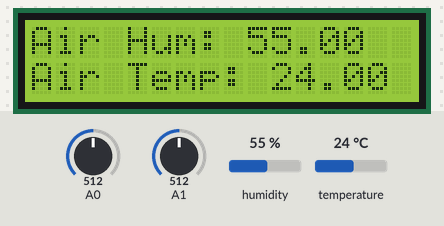
Bench run of a sketch on a simulated Arduino Uno, built with avr-gcc and run on an emulated ATmega328P. Shown: 16×2 character LCD. Inputs (shaded band) come from the test bench; at power-on: humidity 55 %, A0 = 512, A1 = 512, temperature 24 °C.

Above: at 1.2 s.
1.3 s: humidity set to 22 %
At 11.0 s:
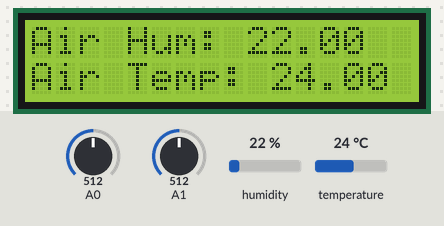
15.3 s: A0 set to 716
At 26.3 s:
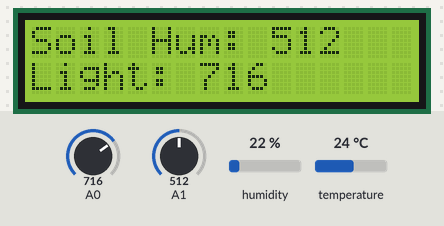
26.6 s: A1 set to 716
At 36.5 s:
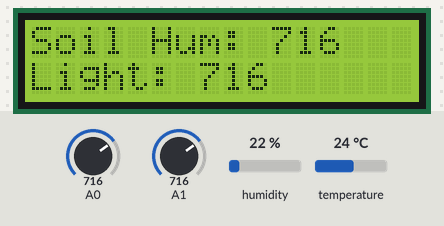
40.6 s: temperature set to 12 °C
At 51.4 s:
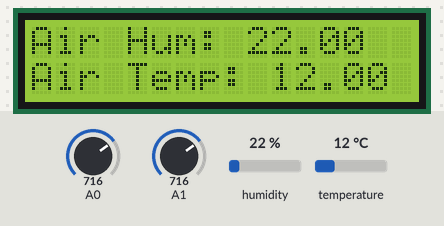
51.7 s: A0 set to 992
At 55.6 s:
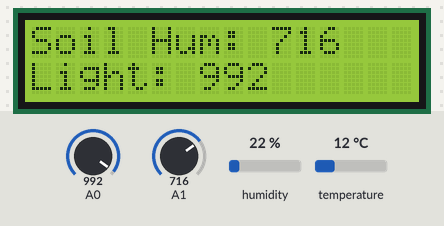
61.8 s: A1 set to 992
At 65.8 s:
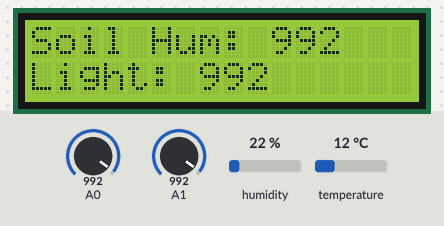
Timing chart, 0 to 67.3 s (numbered marks = the images above; inputs shaded):
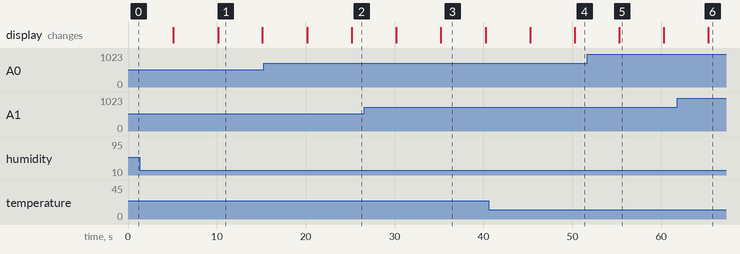

The sketch:

measurement.ino
```cpp
#include<LiquidCrystal.h>
#include<DHT.h>

LiquidCrystal lcd(12,11,5,4,3,2);
DHT dht(8,DHT11);

void setup() {
  // put your setup code here, to run once:
  dht.begin();
  lcd.begin(16,2);
}

void loop() {
  // put your main code here, to run repeatedly:
  lcd.clear();
  lcd.setCursor(0,0);
  lcd.print("Air Hum: ");
  lcd.print(dht.readHumidity());
  lcd.setCursor(0,1);
  lcd.print("Air Temp: ");
  lcd.print(dht.readTemperature());
  delay(5000);
  lcd.clear();
  lcd.setCursor(0,0);
  lcd.print("Soil Hum: ");
  lcd.print(analogRead(A1));
  lcd.setCursor(0,1);
  lcd.print("Light: ");
  lcd.print(analogRead(A0));
  delay(5000);
}
```

Measured:
- after the input at 1.3 s, the display: first differs from a run without the input after 8.8 s (image 1)
- after the input at 15.3 s, the display: first differs from a run without the input after 9.9 s (image 2)
- after the input at 26.6 s, the display: first differs from a run without the input after 8.6 s (image 3)
- after the input at 40.6 s, the display: first differs from a run without the input after 9.7 s (image 4)
- after the input at 51.7 s, the display: changes after 3.6 s (image 5)
- after the input at 61.8 s, the display: changes after 3.5 s (image 6)
- what the display in image 1 shows lasts 5.0 s, from 10.1 s to 15.1 s
